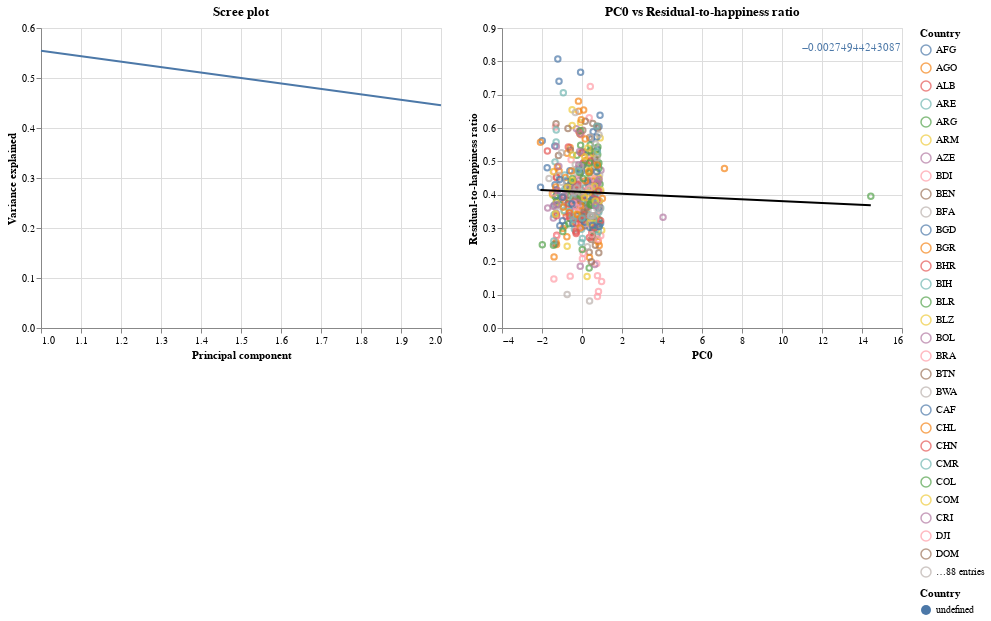

The notebook cell this image was saved under:
### Code cell
neg_urbanization_residual_ratio.visualize()

### Figure 1 — Vega-Lite specification as saved in the notebook (floating-point values rounded to 4 significant figures; data arrays with more than 128 entries replaced by an {"elided": "..."} marker saying what was removed)
{"config": {"view": {"continuousWidth": 400, "continuousHeight": 300}}, "hconcat": [{"data": {"name": "data-990233d029f1678ae5fb3c5d34cd4370"}, "mark": "line", "encoding": {"x": {"field": "indices", "title": "Principal component", "type": "quantitative"}, "y": {"field": "var_explained", "title": "Variance explained", "type": "quantitative"}}, "title": "Scree plot"}, {"layer": [{"mark": "point", "encoding": {"color": {"field": "Country", "type": "nominal"}, "tooltip": [{"field": "Country", "type": "nominal"}, {"field": "PC0", "type": "quantitative"}, {"field": "Residual-to-happiness ratio", "type": "quantitative"}], "x": {"field": "PC0", "type": "quantitative"}, "y": {"field": "Residual-to-happiness ratio", "type": "quantitative"}}, "selection": {"selector003": {"type": "interval", "bind": "scales", "encodings": ["x", "y"]}}, "title": "PC0 vs Residual-to-happiness ratio"}, {"mark": {"type": "line", "color": "black"}, "encoding": {"color": {"legend": null}, "tooltip": [{"field": "Country", "type": "nominal"}, {"field": "PC0", "type": "quantitative"}, {"field": "Residual-to-happiness ratio", "type": "quantitative"}], "x": {"field": "PC0", "type": "quantitative"}, "y": {"field": "Residual-to-happiness ratio", "type": "quantitative"}}, "title": "PC0 vs Residual-to-happiness ratio", "transform": [{"on": "PC0", "regression": "Residual-to-happiness ratio"}]}, {"mark": {"type": "text", "align": "left", "color": "black"}, "encoding": {"color": {"field": "Country", "type": "nominal"}, "text": {"field": "slope", "type": "quantitative"}, "tooltip": [{"field": "slope", "title": "Slope", "type": "quantitative"}, {"field": "intercept", "title": "Intercept", "type": "quantitative"}], "x": {"value": 300}, "y": {"value": 20}}, "title": "PC0 vs Residual-to-happiness ratio", "transform": [{"on": "PC0", "regression": "Residual-to-happiness ratio", "params": true}, {"calculate": "datum.coef[0]", "as": "intercept"}, {"calculate": "datum.coef[1]", "as": "slope"}]}], "data": {"name": "data-145cf891ea6dbae644ce90047cba144c"}, "resolve": {"scale": {"color": "independent"}}}], "$schema": "https://vega.github.io/schema/vega-lite/v4.17.0.json", "datasets": {"data-990233d029f1678ae5fb3c5d34cd4370": [{"indices": 1, "var_explained": 0.5545}, {"indices": 2, "var_explained": 0.4455}], "data-145cf891ea6dbae644ce90047cba144c": {"elided": "457 records"}}}
